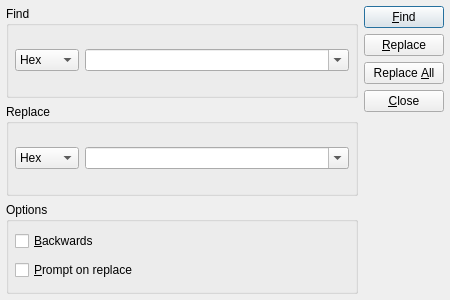
<?xml version="1.0" encoding="UTF-8"?>
<ui version="4.0">
 <class>SearchDialog</class>
 <widget class="QDialog" name="SearchDialog">
  <property name="geometry">
   <rect>
    <x>0</x>
    <y>0</y>
    <width>450</width>
    <height>300</height>
   </rect>
  </property>
  <layout class="QHBoxLayout" name="layout">
   <property name="sizeConstraint">
    <enum>QLayout::SetNoConstraint</enum>
   </property>
   <property name="leftMargin">
    <number>6</number>
   </property>
   <property name="topMargin">
    <number>6</number>
   </property>
   <property name="rightMargin">
    <number>6</number>
   </property>
   <property name="bottomMargin">
    <number>6</number>
   </property>
   <item>
    <layout class="QVBoxLayout" name="layOptions">
     <property name="sizeConstraint">
      <enum>QLayout::SetNoConstraint</enum>
     </property>
     <item>
      <widget class="QGroupBox" name="gbFind">
       <property name="title">
        <string>Find</string>
       </property>
       <layout class="QHBoxLayout" name="layFind">
        <property name="sizeConstraint">
         <enum>QLayout::SetNoConstraint</enum>
        </property>
        <property name="leftMargin">
         <number>6</number>
        </property>
        <property name="topMargin">
         <number>6</number>
        </property>
        <property name="rightMargin">
         <number>6</number>
        </property>
        <property name="bottomMargin">
         <number>6</number>
        </property>
        <item>
         <widget class="QComboBox" name="cbFindFormat">
          <item>
           <property name="text">
            <string>Hex</string>
           </property>
          </item>
          <item>
           <property name="text">
            <string>UTF-8</string>
           </property>
          </item>
         </widget>
        </item>
        <item>
         <widget class="QComboBox" name="cbFind">
          <property name="sizePolicy">
           <sizepolicy hsizetype="Expanding" vsizetype="Fixed">
            <horstretch>0</horstretch>
            <verstretch>0</verstretch>
           </sizepolicy>
          </property>
          <property name="editable">
           <bool>true</bool>
          </property>
         </widget>
        </item>
       </layout>
      </widget>
     </item>
     <item>
      <widget class="QGroupBox" name="gbReplace">
       <property name="title">
        <string>Replace</string>
       </property>
       <layout class="QHBoxLayout" name="layReplace">
        <property name="sizeConstraint">
         <enum>QLayout::SetNoConstraint</enum>
        </property>
        <property name="leftMargin">
         <number>6</number>
        </property>
        <property name="topMargin">
         <number>6</number>
        </property>
        <property name="rightMargin">
         <number>6</number>
        </property>
        <property name="bottomMargin">
         <number>6</number>
        </property>
        <item>
         <widget class="QComboBox" name="cbReplaceFormat">
          <item>
           <property name="text">
            <string>Hex</string>
           </property>
          </item>
          <item>
           <property name="text">
            <string>UTF-8</string>
           </property>
          </item>
         </widget>
        </item>
        <item>
         <widget class="QComboBox" name="cbReplace">
          <property name="sizePolicy">
           <sizepolicy hsizetype="Expanding" vsizetype="Fixed">
            <horstretch>0</horstretch>
            <verstretch>0</verstretch>
           </sizepolicy>
          </property>
          <property name="editable">
           <bool>true</bool>
          </property>
         </widget>
        </item>
       </layout>
      </widget>
     </item>
     <item>
      <widget class="QGroupBox" name="gbOptions">
       <property name="title">
        <string>Options</string>
       </property>
       <layout class="QVBoxLayout" name="layGbOptions">
        <property name="sizeConstraint">
         <enum>QLayout::SetNoConstraint</enum>
        </property>
        <property name="leftMargin">
         <number>6</number>
        </property>
        <property name="topMargin">
         <number>6</number>
        </property>
        <property name="rightMargin">
         <number>6</number>
        </property>
        <property name="bottomMargin">
         <number>6</number>
        </property>
        <item>
         <widget class="QCheckBox" name="cbBackwards">
          <property name="text">
           <string>&amp;Backwards</string>
          </property>
         </widget>
        </item>
        <item>
         <widget class="QCheckBox" name="cbPrompt">
          <property name="text">
           <string>&amp;Prompt on replace</string>
          </property>
         </widget>
        </item>
       </layout>
      </widget>
     </item>
    </layout>
   </item>
   <item>
    <layout class="QVBoxLayout" name="layButtons">
     <property name="sizeConstraint">
      <enum>QLayout::SetNoConstraint</enum>
     </property>
     <item>
      <widget class="QPushButton" name="pbFind">
       <property name="text">
        <string>&amp;Find</string>
       </property>
       <property name="shortcut">
        <string>F3</string>
       </property>
       <property name="default">
        <bool>true</bool>
       </property>
      </widget>
     </item>
     <item>
      <widget class="QPushButton" name="pbReplace">
       <property name="text">
        <string>&amp;Replace</string>
       </property>
      </widget>
     </item>
     <item>
      <widget class="QPushButton" name="pbReplaceAll">
       <property name="text">
        <string>Replace &amp;All</string>
       </property>
      </widget>
     </item>
     <item>
      <widget class="QPushButton" name="pbCancel">
       <property name="text">
        <string>&amp;Close</string>
       </property>
      </widget>
     </item>
     <item>
      <spacer name="verticalSpacer">
       <property name="orientation">
        <enum>Qt::Vertical</enum>
       </property>
       <property name="sizeHint" stdset="0">
        <size>
         <width>20</width>
         <height>40</height>
        </size>
       </property>
      </spacer>
     </item>
    </layout>
   </item>
  </layout>
 </widget>
 <tabstops>
  <tabstop>cbFind</tabstop>
  <tabstop>cbReplace</tabstop>
  <tabstop>cbFindFormat</tabstop>
  <tabstop>cbReplaceFormat</tabstop>
  <tabstop>cbBackwards</tabstop>
  <tabstop>cbPrompt</tabstop>
  <tabstop>pbFind</tabstop>
  <tabstop>pbReplace</tabstop>
  <tabstop>pbReplaceAll</tabstop>
  <tabstop>pbCancel</tabstop>
 </tabstops>
 <resources/>
 <connections>
  <connection>
   <sender>pbCancel</sender>
   <signal>clicked()</signal>
   <receiver>SearchDialog</receiver>
   <slot>hide()</slot>
   <hints>
    <hint type="sourcelabel">
     <x>360</x>
     <y>134</y>
    </hint>
    <hint type="destinationlabel">
     <x>364</x>
     <y>162</y>
    </hint>
   </hints>
  </connection>
 </connections>
</ui>
